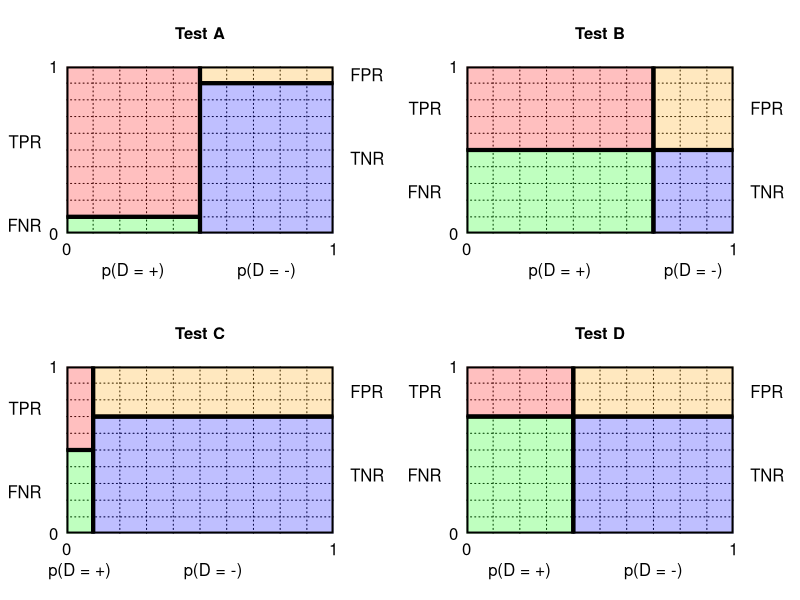

Recreate this plot in R.
disease_viz <- function(p, TNR, TPR, my_main){
  FNR <- 1 - TPR
  FPR <- 1 - TNR
  
  par(mar = c(4, 4, 4, 4))
  
  plot(0, col = "white", xlim = c(0, 1), ylim = c(0, 1),
       xaxs = "i", yaxs = "i",
       xaxt = "n", yaxt = "n", bty = "n", xlab = "", ylab = "", main = my_main)
  
  grid(col = "black", nx = 10)
  
  polygon(c(0, p, p, 0), c(FNR, FNR, 1.0, 1.0), col = rgb(1, 0, 0, alpha = 0.25), lwd = 4)
  polygon(c(0, p, p, 0), c(0, 0, FNR, FNR), col = rgb(0, 1, 0, alpha = 0.25), lwd = 4)
  polygon(c(p, 1, 1, p), c(0, 0, TNR, TNR), col = rgb(0, 0, 1, alpha = 0.25), lwd = 4)
  polygon(c(p, 1, 1, p), c(TNR, TNR, 1, 1), col = rgb(1, 0.647, 0, alpha = 0.25), lwd = 4)
  
  mtext("TNR", side = 4, at = TNR / 2, las = 1, line = 1)
  mtext("FPR", side = 4, at = (1 + TNR) / 2, las = 1, line = 1)
  
  mtext("TPR", side = 2, at = (1 + FNR) / 2, las = 1, line = 1.5)
  mtext("FNR", side = 2, at = FNR / 2, las = 1, line = 1.5)
  
  mtext("p(D = +)", side = 1, at = p / 2, las = 1, line = 1.75)
  mtext("p(D = -)", side = 1, at = (1 + p) / 2, las = 1, line = 1.75)
  
  mtext(c("0", "1"), side = 1, at = c(0, 1), las = 1, line = 0.5)
  mtext(c("0", "1"), side = 2, at = c(0, 1), las = 1, line = 0.5)
}



par(mfrow = c(2, 2))

disease_viz(0.5, 0.90, 0.90, "Test A")

disease_viz(0.7, 0.50, 0.50, "Test B")

disease_viz(0.1, 0.70, 0.5, "Test C")

disease_viz(0.4, 0.70, 0.30, "Test D")
